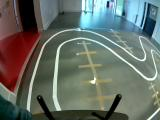
#> input picture mycar/data/images/1002_cam_image_array_.jpg, 160 x 120 px
$ python -i dd_cvImage.py   (imports and definitions only)
#> lines starting #> are read from the running program, lines starting #| are printed output that depends on the picture; after the words box and inside, x2 and y2 are one past the last pixel; in counts of white or black regions, pixels touching at a corner belong together
#> further down, picture is the input picture: shape (120, 160, 3); mean B, G, R 102.1, 109.7, 101.3
import cv2 as cv


class DD_CvImage(object):

    def __init__(self):
        #self.trapezoidal_mask = None
        print("DD : Image OpenCV Part activated")


    def run(self, image):
        if image is None or image[0] is None:
            return image


        #crop basé sur original_2k22 dimensions : 216*162
        y=43
        x=25
        h=76
        w=180
        crop_img = image[y:y+h, x:x+w]
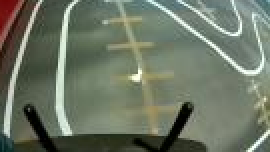
#> crop_img: shape (76, 135, 3) (shown 2 times larger); mean B, G, R 101, 117.9, 108.8

        ##ajout masque
        #wMask = cv.bitwise_and(origin,mask)
        #cv.imshow("1 - mask", wMask)

        ##niveau de gris
        gray = cv.cvtColor(crop_img, cv.COLOR_BGR2GRAY)
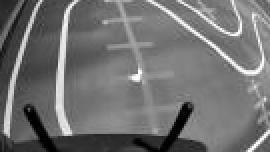
#> gray: shape (76, 135) (shown 2 times larger); min 0, max 252, mean 113.2

        ##noir & blanc
        (thresh, blackAndWhiteImage) = cv.threshold(gray, 127, 255, cv.THRESH_BINARY)
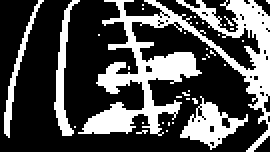
#> blackAndWhiteImage: shape (76, 135) (shown 2 times larger); 31% white; 35 white regions (31 under 20 px), largest, box (x1, y1, x2, y2) and area: (39, 0, 135, 76) 2281, (90, 48, 124, 75) 367, (27, 0, 40, 68) 273, (2, 0, 22, 69) 192

        ##erosion
        kernel_size = 3     #3,5,7 aua choix
        #kernel = np.ones((kernel_size,kernel_size),np.uint8)
        #kernel = cv.getStructuringElement(cv.MORPH_ELLIPSE,(kernel_size,kernel_size))
        kernel = cv.getStructuringElement(cv.MORPH_CROSS,(kernel_size,kernel_size))

        erosion = cv.erode(blackAndWhiteImage,kernel,iterations = 1)
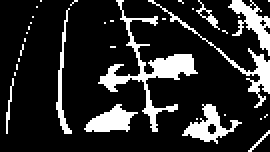
#> erosion: shape (76, 135) (shown 2 times larger); 17.1% white; 34 white regions (25 under 20 px), largest, box (x1, y1, x2, y2) and area: (49, 0, 99, 66) 575, (74, 0, 135, 54) 251, (114, 0, 135, 28) 223
        #erosion = cv.erode(blackAndWhiteImage,cv.MORPH_OPEN,kernel)

        return erosion

>>> import cv2
>>> picture = cv2.imread('../../../mycar/data/images/1002_cam_image_array_.jpg')
>>> result = DD_CvImage().run(picture)

$ run again, on mycar/data/images/1023_cam_image_array_.jpg
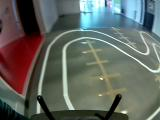
#> input picture mycar/data/images/1023_cam_image_array_.jpg, 160 x 120 px
#> picture is the input picture: shape (120, 160, 3); mean B, G, R 95.6, 101.9, 96.7
#> in run, `(thresh, blackAndWhiteImage) = cv.threshold(gray, 127, 255, cv.THRESH_..`:
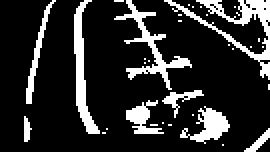
#> blackAndWhiteImage: shape (76, 135) (shown 2 times larger); 17.5% white; 34 white regions (25 under 20 px), largest, box (x1, y1, x2, y2) and area: (82, 0, 135, 40) 442, (57, 0, 96, 45) 334, (37, 0, 50, 67) 309
#> in run, `erosion = cv.erode(blackAndWhiteImage,kernel,iterations = 1)`:
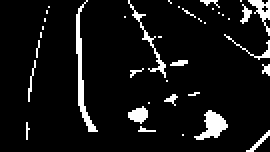
#> erosion: shape (76, 135) (shown 2 times larger); 7.7% white; 38 white regions (28 under 20 px), largest, box (x1, y1, x2, y2) and area: (38, 0, 49, 66) 169, (97, 55, 114, 70) 125, (64, 0, 83, 39) 87
